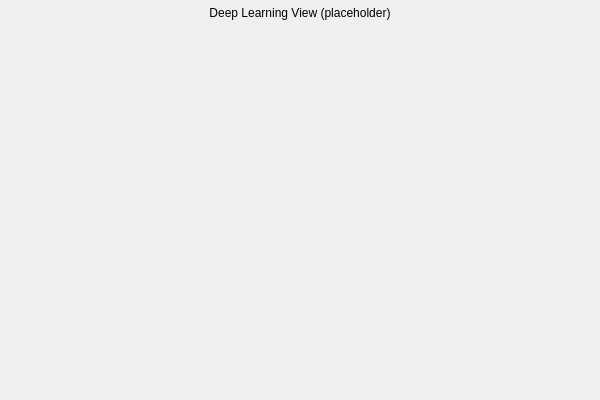
<?xml version="1.0" encoding="UTF-8"?>
<ui version="4.0">
 <class>DeepLearningViewWidget</class>
 <widget class="QWidget" name="DeepLearningViewWidget">
  <property name="geometry">
   <rect>
    <x>0</x>
    <y>0</y>
    <width>600</width>
    <height>400</height>
   </rect>
  </property>
  <property name="windowTitle">
   <string>Deep Learning View</string>
  </property>
  <layout class="QVBoxLayout" name="main_layout">
   <property name="spacing">
    <number>6</number>
   </property>
   <property name="leftMargin">
    <number>6</number>
   </property>
   <property name="topMargin">
    <number>6</number>
   </property>
   <property name="rightMargin">
    <number>6</number>
   </property>
   <property name="bottomMargin">
    <number>6</number>
   </property>
   <item>
    <widget class="QLabel" name="placeholder_label">
     <property name="text">
      <string>Deep Learning View (placeholder)</string>
     </property>
     <property name="alignment">
      <set>Qt::AlignCenter</set>
     </property>
    </widget>
   </item>
   <item>
    <spacer name="vertical_spacer">
     <property name="orientation">
      <enum>Qt::Vertical</enum>
     </property>
     <property name="sizeHint" stdset="0">
      <size>
       <width>20</width>
       <height>40</height>
      </size>
     </property>
    </spacer>
   </item>
  </layout>
 </widget>
 <resources/>
 <connections/>
</ui>
